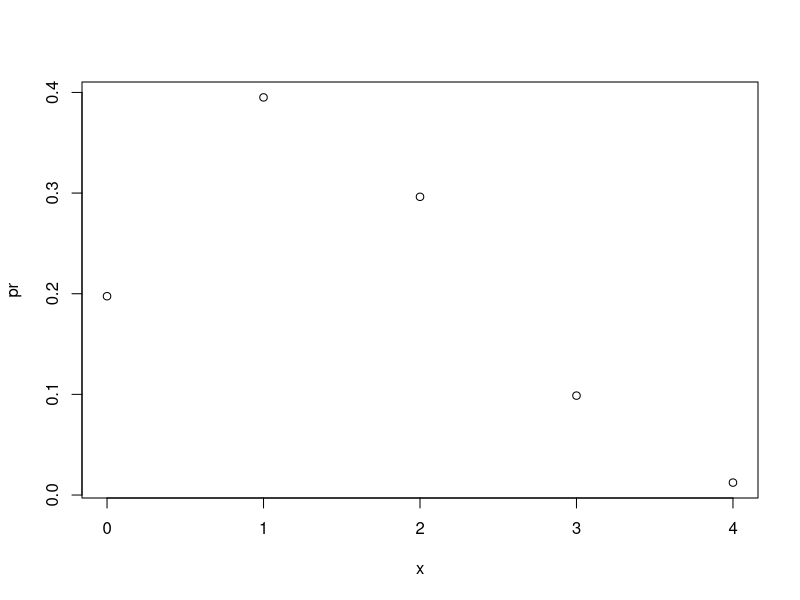

Here is the R script that generated this plot:
(2*3^3)/(sin(pi/6))+log(2401,7)
abs(-9+5^(-3))+(2^(1/3))^(1/5)
2^(1/3)*log(3^5+5^2-12,2)+(3+(7^4)^(1/3))^(1/5)

A = matrix(c(1,-10,12,3,2,1,-8,4,5),3,3)
B =matrix(c(1,3,-1,2,1,5),3,2)

#wyznacznik macierza
det(A)
#macierz odwrotna 
solve(A)
#macierz transponowana
t(A)
#AB
A%*%B
#AA^T
A%*%t(A)
#pierwszy wiersz A z druga kolumna B
A[1,]*B[,2]

#uklad rownan
C=matrix(c(1,2,5,-2,1,2,5,-3,-1,0,2,1,-2,3,5,2),4,4)
D=matrix(c(-7,21,40,2),4,1)
solve(C,D)

#wektor
W=(1:100)^2
summary.factor(W%%10)
summary(W%%2==0)
summary(W%%3==0)
summary((W%%2==0)&(W%%3==0))

#radiany
rad = function(x)
{
  (x*pi)/180
}
x=rad(c(0,30,45,60,90))
Tablice = data.frame(sin=sin(x),cos=cos(x),tg=tan(x),ctg=1/tan(x))

#uklad rownan
E=matrix(c(-9,15,-14,-1,13,5,18,6,8,12,10,-4,1,5,8,12),4,4)
F=matrix(c(4,298,294,120),4,1)
solve(E,F)
#element w pierwszym wierszu i w 4 kolumnie odwrotnej macierzy ukladu
solve(E)[1,4]

#wektor 
W=seq(21,903,by = 7)^3
summary(W%%3==0)
summary(W%%11==0)
summary((W%%3==0)&(W%%11==0))

#p = 1/3 n =4
x =c(0,1,2,3,4)
pr = dbinom(x,4,1/3)
rozklad =data.frame(x,pr)
plot(x,pr)
#P(A)=P(X<2)=P(X<=1)
pbinom(1,4,1/3)
#P(B)=P(X>=3)=1-P(x<3)=1-P(X<=2)
1-pbinom(2,4,1/3)
pbinom(2,4,1/3,F)
